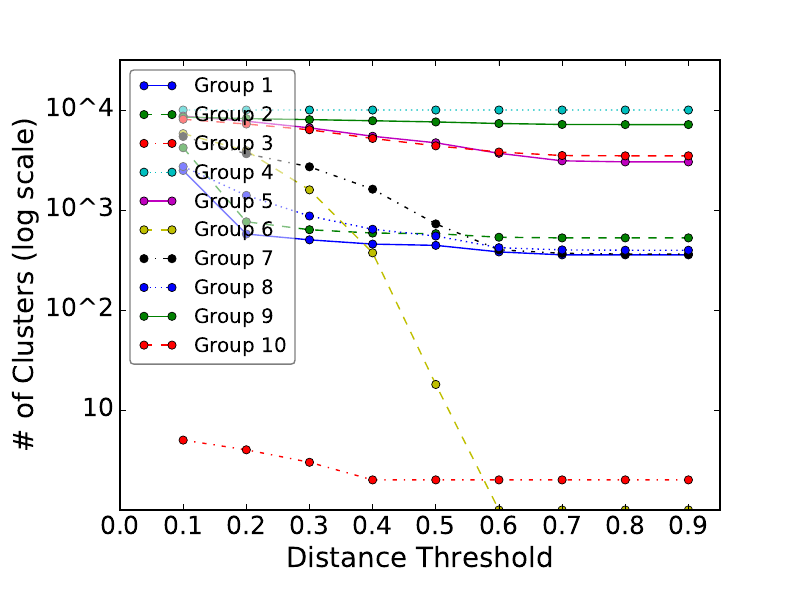

The Python source for this figure:
import ast
import compCI
import numpy as np 
import matplotlib.pyplot as plt
import math
from matplotlib.ticker import MultipleLocator, FormatStrFormatter


if __name__ == '__main__':

	group1 = [2483, 575, 503, 456, 443, 381, 356, 356, 356 ]
	group2 = [4192, 762, 635, 588, 580, 534, 526, 526, 526 ]
	group3 = [5   ,  4 ,   3,   2,   2,   2,   2,   2,   2 ]
	group4 = [10000 , 9999, 9998 , 9997 , 9997 , 9997 , 9997 , 9997 , 9997 ]
	group5 = [8688 , 7727, 6630, 5462, 4699, 3690, 3103, 3028, 3028]
	group6 = [5807, 3915, 1590, 373, 18, 1, 1, 1, 1]
	group7 = [5429, 3651, 2703, 1615,726,400, 369, 362, 362]
	group8 = [2721, 1400,  871,  642, 549, 420, 399, 396, 396]
	group9 = [8500, 8199, 8012, 7808,  7597, 7327, 7171, 7150 , 7150]
	group10 = [8075, 7241, 6343, 5193, 4382, 3800, 3506, 3480, 3480]

	group1 = [math.log(num, 10) for num in group1]
	group2 = [math.log(num, 10) for num in group2]
	group3 = [math.log(num, 10) for num in group3]
	group4 = [math.log(num, 10) for num in group4]
	group5 = [math.log(num, 10) for num in group5]
	group6 = [math.log(num, 10) for num in group6]
	group7 = [math.log(num, 10) for num in group7]
	group8 = [math.log(num, 10) for num in group8]
	group9 = [math.log(num, 10) for num in group9]
	group10 = [math.log(num, 10) for num in group10]


	XList = [0.1, 0.2, 0.3, 0.4, 0.5, 0.6, 0.7, 0.8, 0.9]      

	fig, ax = plt.subplots()
	ax.plot(XList, group1, 'b-o', label = 'Group 1')
	ax.plot(XList, group2, 'g--o', label = 'Group 2')
	ax.plot(XList, group3, 'r-.o', label = 'Group 3')
	ax.plot(XList, group4, 'c:o', label = 'Group 4')
	ax.plot(XList, group5, 'm-o', label = 'Group 5')
	ax.plot(XList, group6, 'y--o', label = 'Group 6')
	ax.plot(XList, group7, 'k-.o', label = 'Group 7')
	ax.plot(XList, group8, 'b:o', label = 'Group 8')
	ax.plot(XList, group9, 'g-o', label = 'Group 9')
	ax.plot(XList, group10, 'r--o', label = 'Group 10')

	majorLocator = MultipleLocator(0.1)
	ax.xaxis.set_major_locator(majorLocator)

	for tick in ax.xaxis.get_major_ticks():
		tick.label.set_fontsize(18)

	plt.xlabel('Distance Threshold', fontsize=20)

	for tick in ax.yaxis.get_major_ticks():
		tick.label.set_fontsize(18)  

	ax.yaxis.set_ticks(np.arange(1, 5))

	ind = np.arange(1,5)
	plt.yticks(ind, [ '10', '10^2', '10^3', '10^4'])

	plt.ylabel('# of Clusters (log scale)', fontsize=20)
	plt.gcf().subplots_adjust(bottom=0.15)
	plt.gcf().subplots_adjust(left=0.15)

	xmin = 0
	xmax = XList[-1] + 0.05

	ax.set_xlim(xmin, xmax)

	ymin = 0.0
	ymax = 4.5
	ax.set_ylim(ymin, ymax)



	legend = ax.legend(loc='upper left', fontsize='large', fancybox=True)
	legend.get_frame().set_alpha(0.5)


	#plt.show()

	fig.savefig('cluster.pdf')
	fig.savefig('cluster.png')
	plt.close(fig)